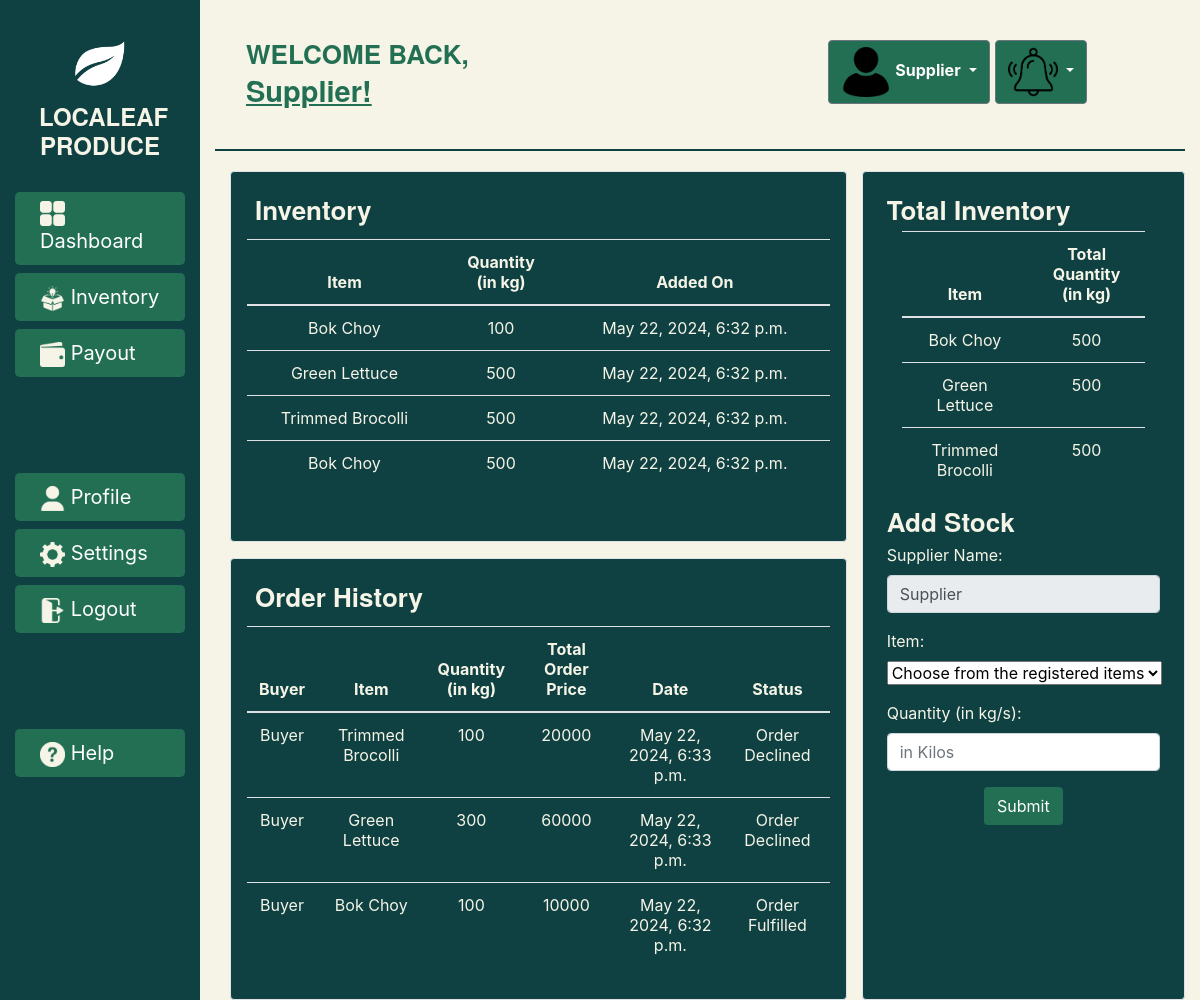
The app's page /s_inventory, older data.
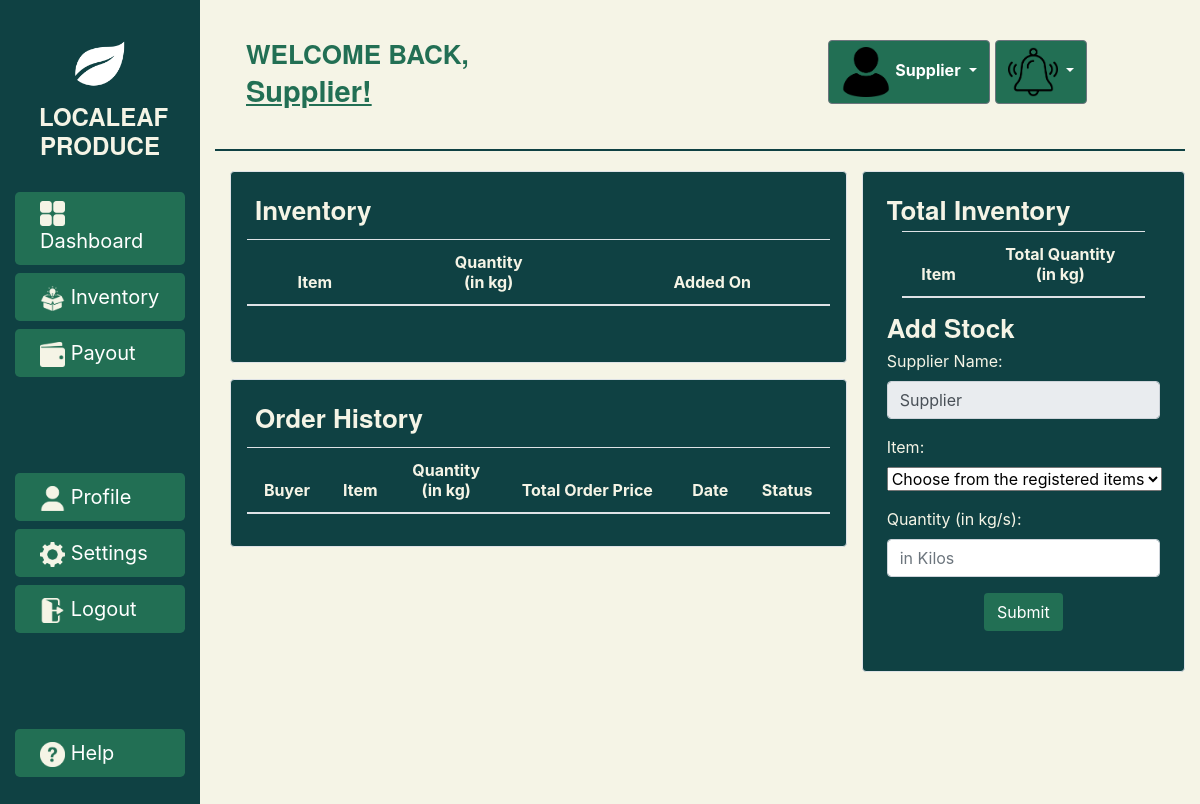
The same page, newer data.
### lapp/models.py (models this page shows, shortened)
class SupplierStock(models.Model):
    name = models.CharField(max_length=300)
    item = models.CharField(max_length=300)
    quantity = models.IntegerField()
    stock_added_on = models.DateTimeField(auto_now_add=True)
    objects = models.Manager()

class OrderHistory(models.Model):
    supplier = models.CharField(max_length=300)
    buyer = models.CharField(max_length=300, default='Buyer')
    item = models.CharField(max_length=300)
    quantity = models.IntegerField()
    total_price = models.IntegerField(default=0)
    date = models.DateTimeField(auto_now_add=True)
    status = models.CharField(max_length=300, default='Pending')
    objects = models.Manager()

### lapp/views.py (the view)
# urls.py: path('s_inventory', views.s_inventory, name='s_inventory'),
def s_inventory(request):
    stocks= SupplierStock.objects.all().order_by('-stock_added_on')
    total_quantity = SupplierStock.objects.values('item').annotate(total_quantity=Sum('quantity'))
    orders = OrderHistory.objects.all()
    allorders= OrderHistory.objects.all().order_by('-date')
    if (request.method=="POST"):
        name = request.POST.get('name')
        item = request.POST.get('item')
        quantity = request.POST.get('quantity')
        SupplierStock.objects.create(name=name, item=item, quantity=quantity)
    return render(request, 'lapp/inventory.html', {'stocks':stocks, 'total_quantity': total_quantity, 'orders':orders, 'allorders':allorders})

### lapp/templates/lapp/inventory.html (shortened to what the changed rows need)
{% load static %}
<html>
<link rel="stylesheet" href="https://stackpath.bootstrapcdn.com/bootstrap/4.3.1/css/bootstrap.min.css"/>
<body>
  <div class="container-fluid">
      <div class="row">
          <div class="col bcolor">
            <div class="container-fluid">
              <div class="row">
                <div class="col">
                  <div class="col bcolor2 border rounded p-3 align-items-center">
                    <div style="overflow:auto;">
                    <table class="table bodycolor text-center">
                      <thead class="thead">
                        <th scope="col">Item</th>
                        <th scope="col">Quantity <br>(in kg)</th>
                        <th scope="col">Added On</th>
                      <tbody>
                        {% for s in stocks %}
                          {% if s.quantity > 0 %}
                        <tr>
                          <td> {{ s.item }} </td>
                          <td> {{ s.quantity }} </td>
                          <td> {{ s.stock_added_on }} </td>
                        </tr>
                          {% endif %}
                        {% endfor %}
                      </tbody>
                    </table>
                    </div>
                    <br>
                  </div>
                  <div class="col bcolor2 border rounded p-3 mt-3 align-items-center">
                    <div style="overflow:auto;">
                      <table class="table bodycolor text-center">
                        <thead class="thead">
                          <th scope="col">Buyer</th>
                          <th scope="col">Item</th>
                          <th scope="col">Quantity <br>(in kg)</th>
                          <th scope="col">Total Order Price</th>
                          <th scope="col">Date</th>
                          <th scope="col">Status</th>
                        <tbody>
                          {% for o in allorders %}
                          <tr>
                            <td> {{ o.buyer }} </td>
                            <td> {{ o.item }} </td>
                            <td> {{ o.quantity }} </td>
                            <td> {{ o.total_price }} </td>
                            <td> {{ o.date }} </td>
                            <td> {{ o.status }} </td>
                          </tr>
                          {% endfor %}
                        </tbody>
                      </table>
                    </div>
                  </div>
                </div>
                <div class="col-sm-4 bcolor2 border rounded p-4">
                  <div class="container bodycolor">
                    <table class="table bodycolor text-center">
                      <thead class="thead">
                        <th scope="col">Item</th>
                        <th scope="col">Total Quantity <br>(in kg)</th>
                      <tbody>
                        {% for item in total_quantity %}
                          <tr>
                            <td>{{ item.item }}</td>
                            <td>{{ item.total_quantity }}</td>
                          </tr>
                        {% endfor %}
                      </tbody>
                    </table>
                  </div>
                </div>
              </div>
            </div>
          </div>
      </div>
  </div>
</body>
</html>

Row changes from the older to the newer data that the page shows:
removed SupplierStock: item "Bok Choy", quantity "100", stock_added_on "May 22, 2024, 6:32 p.m.", shown under "Inventory"
removed SupplierStock: item "Green Lettuce", quantity "500", stock_added_on "May 22, 2024, 6:32 p.m.", total_quantity "500"
removed SupplierStock: item "Trimmed Brocolli", quantity "500", stock_added_on "May 22, 2024, 6:32 p.m.", total_quantity "500"
removed SupplierStock: item "Bok Choy", quantity "500", stock_added_on "May 22, 2024, 6:32 p.m.", total_quantity "500"
removed OrderHistory: buyer "Buyer", item "Trimmed Brocolli", quantity "100", total_price "20000", date "May 22, 2024, 6:33 p.m.", status "Order Declined"
removed OrderHistory: buyer "Buyer", item "Green Lettuce", quantity "300", total_price "60000", date "May 22, 2024, 6:33 p.m.", status "Order Declined"
removed OrderHistory: buyer "Buyer", item "Bok Choy", quantity "100", total_price "10000", date "May 22, 2024, 6:32 p.m.", status "Order Fulfilled"
